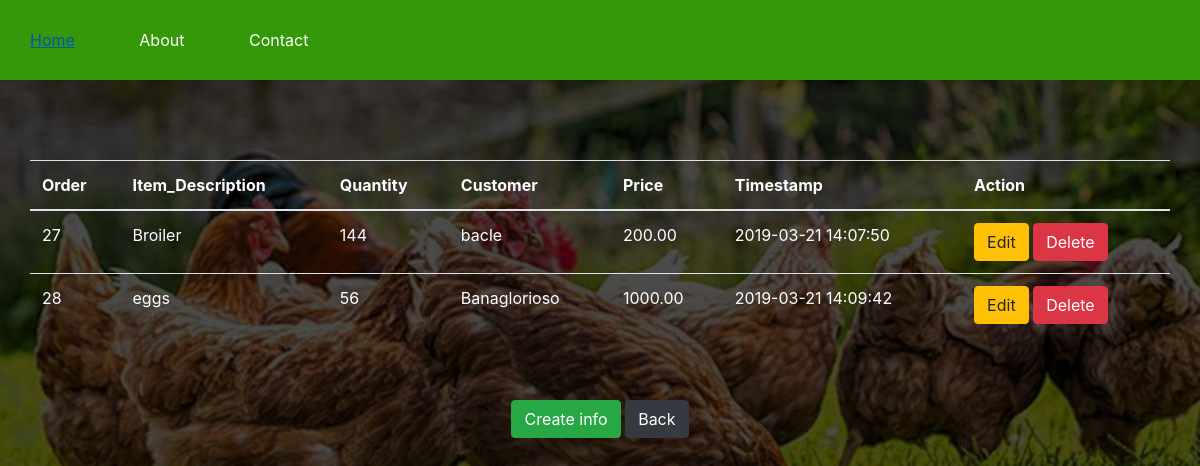
The app's page /salesitemcrud.php (signed in) with its own data.
### tables this page shows
CREATE TABLE `salesitem` (
  `id` int(100) NOT NULL,
  `userid` int(100) DEFAULT NULL,
  `description` varchar(120) NOT NULL,
  `lastname` varchar(100) NOT NULL,
  `quantity` varchar(100) DEFAULT NULL,
  `price` decimal(7,2) DEFAULT NULL,
  `time` timestamp NOT NULL DEFAULT CURRENT_TIMESTAMP ON UPDATE CURRENT_TIMESTAMP
);

### salesitemcrud.php (the view, shortened to what this page needs)
<!DOCTYPE html>
<html>
<head>
	<link rel="stylesheet" type="text/css"	href="Css1/side.css">
	<link rel="stylesheet" href="bootstrap/css/bootstrap.min.css">
</head>
<body>
<div id="main">
			<nav>
				<ul>
					<li><a href="index.php">Home</a></li>
					<li><a href="#">About</a></li>
					<li><a href="#">Contact</a></li>
				</ul>
	</div>
	<?php require_once 'process7.php';?>
	<div class="container">
	<?php
		$mysqli = new mysqli('localhost','root','','registration') or die(mysqli_error($mysqli));
		$username= $_SESSION["username"];
		$result=$mysqli->query("select id from users where username='$username'") or die($mysqli->error);
		if(@count($result)==1)
		{
			$row=$result->fetch_array();
			$userid=$row['id'];
		}
		$result = $mysqli->query("SELECT * FROM salesitem where userid='$userid'") or die($mysqli->error);
		?>
		<div class="row justify-content-center">
		<br><br><br>
			<table class="table">
				<thead>
					<tr class="text-white">
						<th>Order</th>
						<th>Item_Description</th>
						<th>Quantity</th>
						<th>Customer</th>
						<th>Price</th>
						<th>Timestamp</th>
						<th colspan="2">Action</th>
					</tr>
				</thead>
				<?php
					while($row=$result->fetch_assoc()):?>
						<tr class="text-white">
							<td><?php echo $row['id']?></td>
							<td><?php echo $row['description']?></td>
							<td><?php echo $row['quantity']?></td>
							<td><?php echo $row['lastname']?></td>
							<td><?php echo $row['price']?></td>
							<td><?php echo $row['time']?></td>
							<td>
								<a href="salesitemadd.php?edit=<?php echo $row['id'];?>"
									class="btn btn-warning">Edit</a>
								<a href="process7.php?delete=<?php echo $row['id'];?>"
									class="btn btn-danger">Delete</a>
							</td>
						</tr>
						<?php endwhile;?>
			</table>
		</div>
		<br><br>
		<center>
		<a href="salesitemadd.php"class="btn btn-success">Create info</a>
		<a href="index1.php"class="btn btn-dark">Back</a>
		</center>
</div>
</body>
</html>

### Css1/side.css (style rules this page uses)
* { margin:0px; padding:0px; }
body { font-size:120%; background:#F8F8FF; background-image:linear-gradient(rgba(0,0,0,0.7),rgba(0,0,0,0.7)), url("../Image chicken/b.jpg"); background-size:cover; }
#main { width:100%; height:20vh; }
nav { width:100%; height:80px; background-color:#349808; line-height:80px; }
nav ul { float:left; margin-right:30px; }
nav ul li { list-style-type: none; display:inline-block; transition:0.8s all; color:#fff }
nav ul li a { text-decoration:none; color:#fff; padding:30px; }
.btn { padding:10px; font-size:15px; color:white; background:#349808; border:none; border-radius:5px; }

### records on screen
salesitem: id "27", description "Broiler", quantity "144", lastname "bacle", price "200.00", time "2019-03-21 14:07:50"
salesitem: id "28", description "eggs", quantity "56", lastname "Banaglorioso", price "1000.00", time "2019-03-21 14:09:42"
